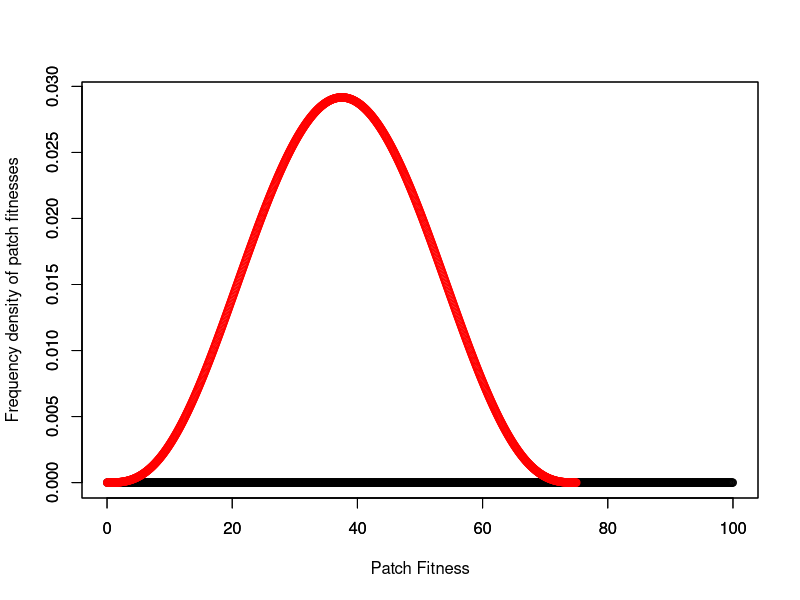
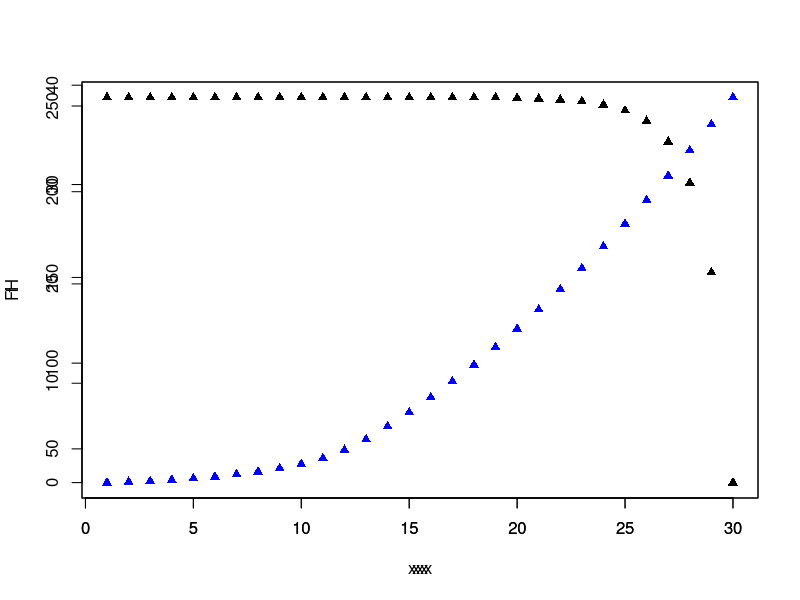

These figures' R source, in order: (Note: this script raises an error after producing the figures.)
## Crowley et al. 2019
## 09/05/2019

## First define the BetaVec function
BetaVec <- function(Fx,a,b,res){
  p = rep(0,res) ## p vector
  q = rep(0,res) ## psi vector
  x = seq(from = 0.5/res, to = (res-0.5)/res, by = 1/res)
  bet = (x^(a-1))*((1-x)^(b-1))
  summer = 0
  for(i in 1:res){
    summer = summer +bet[i]/res
  }
  beta = bet/summer
  better = 0
  batter = 0
  for(i in res:1){
    better = better + beta[i]/res
    batter = batter + (beta[i]/res)*(i-0.5)/res
    p[i] = better
    q[i] = (batter/p[i])*Fx
  }
  return(list(beta, p, q)) 
}

## Now define the FDraw function
FDraw <- function(Cumbeta, Fx, res){
  frac = runif(n = 1, min = 0, max = 1)
  i = 1
  while(Cumbeta[i]<frac && i < res){
    i = i + 1
  }
  if(i == 1){
    Cmin = 0
  }else{
    Cmin = Cumbeta[i-1]
  }
  ffrac = i/res - (1/res)*(Cumbeta[i]-frac)/(Cumbeta[i]-Cmin)
  FF = ffrac*Fx
  return(FF)
}


## Define variables
Fx = 100
a = 4
b = 4
n = 30
h = 0.5
s = 0.9
del = 3
c = 1

FxH = 75
aH  = a
bH = b
nH = n
hH  = 0.25
sH = s
delH = del
cH = c

res = 1000
m = 1000
seePre = 1
seeMix = 1
seePost = 1

ETS = matrix(0, nrow = 1, ncol = 3)
ETS

## Calculate functions for HIREC
stuff <- BetaVec(Fx,a,b,res)
beta = stuff[[1]]
p = stuff[[2]]
q = stuff[[3]]

I = rep(0,n)
f = rep(0,n)
P = rep(0,n)

for(i in n:1){
  prod = 1
  if(i <= (n-1)){
    for(j in i:(n-1)){
      if(j > i){
        prod = prod*(1-h*P[j])
      }
      step = (s^(j-i+1))*h*P[j+1]*(I[j+1]-(((j+1)^c) - (i^c))*del)*prod
      print(step)
      if(step < 0){
        step = 0
      }
      f[i] = f[i] + step
    }
  }
  frac = f[i]/Fx
  if(frac > 1){
    frac = 1
  }
  ii = ceiling(res*frac)
  if(ii == 0){
    ii = 1
  }
  jj = res*frac - floor(res*frac)
  P[i] = p[ii] - (beta[ii]/res)*jj
  I[i] = q[ii] - (beta[ii]/res)*((ii-0.5)/res)*Fx*jj
}

prod = 1
F00 = 0
for(j in 0:(n-1)){
  if(j > 0){
    prod = prod*(1-h*P[j])
  }
  step = s^(j+1)*h*P[j+1]*(I[j+1]-((j+1)^c)*del)*prod
  if(step < 0){
    step = 0
  }
  F00 = F00+step
}
ETS[1] = 1
prod = 1
for(kk in 2:nH){
  prod = prod*(1-h*P[kk-1])
  ETS[1] = ETS[1] + s^kk*prod
}

Sim = matrix(0, nrow = m, ncol = 2)
Cumbeta = seq(1,res)
Cumbeta[1] = beta[1]/res
for(i in 2:res){
  Cumbeta[i] = Cumbeta[i-1] + beta[i]/res
}
for(mm in 1:m){
  flag = 1
  i = 1
  while (flag&&(i<=n)) {
    mort = runif(n = 1, min = 0, max = 1)
    if(mort > s){
      Sim[mm,1] = 0
      Sim[mm,2] = i
      flag = 0
    }else{
      patch = runif(n = 1, min = 0, max = 1)
      if(patch < h){
        FF = FDraw(Cumbeta, Fx, res)
        if(FF >= f[i]){
          Sim[mm, 1] = FF-(i^c)*del
          Sim[mm, 2] = i
          flag = 0
        }
      }
      
    }
    i = i + 1
  }
  if(i > n && flag != 0){
    Sim[mm, 1] = 0
    Sim[mm, 2] = n
  } 
}

FitmeanAndStepmean = colMeans(Sim)
EmFitMean = FitmeanAndStepmean[1]
EmStopMean = FitmeanAndStepmean[2]

#####
## Calculate functions for the adapted post-HIREC world
stuffH <- BetaVec(FxH,aH,bH,res)
betaH <- stuffH[[1]]
pH <- stuffH[[2]]
qH <- stuffH[[3]]

FH = seq(1,nH)
PH = seq(1,nH)
IH = seq(1,nH)

for(i in nH:1){
  prod = 1
  for(j in i:nH-1){
    if(j > i){
      prod = prod*(1 - hH*PH[j])
      }
      step = (sH^(j-i+1))*hH*PH[j+1]*(IH[j+1]-(((j+1)^cH) - (i^cH))*delH)
      if(step < 0){
        step = 0
      }
      FH[i] = FH[i] + step
    }
    frac = FH[i]/FxH
    if(frac > 1){
      frac = 1
    }
    ii = ceiling(res*frac)
    if(ii == 0){
      ii = 1
  }
  jj = res*frac - floor(res*frac)
  PH[i] = pH[ii] - (betaH[ii]/res)*jj
  IH[i] = qH[ii] - (betaH[ii]/res)*((ii-0.5)/res)*FxH*jj
}

prod = 1
F00H = 0
for(j in 0:(nH-1)){
  if(j < 0){
    prod = prod*(1-hH*PH[j])
  }
  step = (sH^(j+1))*hH*PH[j+1]*(IH[j+1]-((j+1)^cH)*delH)*prod
  if(step < 0){
    step = 0
  }
  F00H = F00H + step
}

ETS[3] = 1
prod = 1
for(kk in 2:nH){
  prod = prod*(1-hH*PH[kk-1])
  ETS[3] = ETS[3] + sH^kk*prod
}

## Pre-HIREC and Post-HIREC fitness distributions
bet = rep(0,res)
betH = rep(0,res)
beta = rep(0,res)
betaH = rep(0,res)
x = seq(from = 0.5/res, to = (res-0.5)/res, by = 1/res)
xx = x*Fx
yy = x*FxH
bet = (x^(a-1))*((1-x)^(b-1))
betH = (x^(aH-1))*((1-x)^(bH-1))
sum = 0
sumH = 0
for(i in 1:res){
  sum = sum + bet[i]/res
  sumH = sumH + betH[i]/res
}
bet = bet/sum
betaH = betH/sumH
Feta = beta/Fx
FetaH = betaH/FxH
maxF = max(Feta)
maxFH = max(FetaH)
if(maxF > maxFH){
  maxx = maxF
}else{
  maxx = maxFH
}

plot(xx, Feta, col = "black", xlim = c(xmin = 0, xmax = Fx), ylim = c(ymin = 0, ymax = maxx), xlab = '', ylab = '')
par(new = TRUE)
plot(yy, FetaH, col = "red", xlim = c(xmin = 0, xmax = Fx), ylim = c(ymin = 0, ymax = maxx), xlab = 'Patch Fitness', ylab = 'Frequency density of patch fitnesses')

## Calculate functions with pre-HIREC thresholds but post-HIREC parameters 
PX = seq(1,nH)
IX = seq(1,nH)
for(i in 1:nH){
  frac = f[i]/FxH
  if(frac > 1){
    frac = 1
  }
  ii = ceiling(res*frac)
  if(ii == 0){
    ii = 1
  }
  jj = res*frac-floor(res*frac)
  PX[i] = pH[ii]-(betaH[ii]/res)*jj
  IX[i] = qH[ii]-(betaH[ii]/res)*((ii-0.5)/res)*FxH*jj
}
prod = 1
F00X = 0
for(j in 0:(nH-1)){
  if(j > 0){
    prod = prod*(1-hH*PX[j])
  }
  step = sH^(j+1)*hH*PX[j+1]*(IX[j+1]-((j+1)^cH)*delH)*prod
  if(step < 0){
    step = 0
  }
  F00X = F00X + step
}

ETS[2] = 1
prod = 1
for(kk in 2:nH){
  prod = prod*(1-hH*PX[kk-1])
  ETS[2] = ETS[2] + sH^kk*prod
}
## simulation pre/post 
SimX = matrix(0, m, 2)
Cumbeta = seq(1, res)
Cumbeta[1] = betaH[1]/res
for(i in 2:res){
  Cumbeta[i] = Cumbeta[i-1] + betaH[i]/res
}
for(mm in 1:m){
  flag = 1
  i =1
  while (flag&&(i<=nH)) {
    mort = runif(n = 1, min = 0, max = 1)
    if(mort > sH){
      SimX[mm,1] = 0
      SimX[mm,2] = i
      flag = 0
    }else{
      patch = runif(n = 1, min = 0, max =1)
      if(patch < hH){
        FF = FDraw(Cumbeta, FxH, res)
        if(FF >= f[i]){
          SimX[mm,1] = FF - (i^cH)*delH
          SimX[mm,2] = i
          flag = 0
        }
      }
    }
    i = i + 1
  }
  if((i > nH)&&flag){
    SimX[mm,1] = 0
    SimX[mm,2] = nH
  }
}
FitmeanAndStepmeanX = colMeans(SimX)
EmFitMeanX = FitmeanAndStepmeanX[1]
EmStopMeanX = FitmeanAndStepmeanX[2]

## SImulate with post-HIREC parameters and thresholds
SimH = matrix(0, m, 2)
for(mm in 1:m){
  flag = 1
  i = 1
  while (flag&&(i<=nH)) {
    mort = runif(n = 1, min = 0, max = 1)
    if(mort > sH){
      SimH[mm,1] = 0
      SimH[mm,2] = i
      flag = 0
    }else{
      patch = runif(n = 1, min = 0, max = 1)
      if(patch < hH){
        FFH = FDraw(Cumbeta, FxH, res)
        if(FFH >= FH[i]){
          SimH[mm,1] = FFH-(i^cH)*delH
          SimH[mm,2] = i
          flag = 0
        }
      }
    }
    i = i +1
  }
  if((i > nH)&&flag){
    SimH[mm,1] = 0
    SimH[mm,2] = n
  }
}
FitmeanAndStepmeanH = colMeans(SimH)
EmFitMeanH = FitmeanAndStepmeanH[1]
EmStopMeanH = FitmeanAndStepmeanH[2]

if(nH > n){
  nmx = nH
}else{
  nmx = n
}
if(FxH > Fx){
  Fxmx = FxH
}else{
  Fxmx = Fx
}
## Output plot
xx = 1:n
xxx = 1:nH
plot(xx, f, col = "black", pch = 17)
par(new = TRUE)
plot(xxx, FH, col = "blue", pch = 17)
abline(F00, col = "black", pch = 19)
abline(F00X, col = "red", pch = 19)
abline(F00H, col = "blue", pch = 19)

plot(Sim[,2], Sim[,1], col = "black", pch = 20, xlab = 'Time Step', ylab = 'Fitness')
par(new = TRUE)
plot(SimX[,2], SimX[,1], col = "black", pch = 20, xlab = '', ylab = '')
par(new = TRUE)
plot(SimH[,2], SimH[,1], col = "black", pch = 20, xlab = '', ylab = '')
